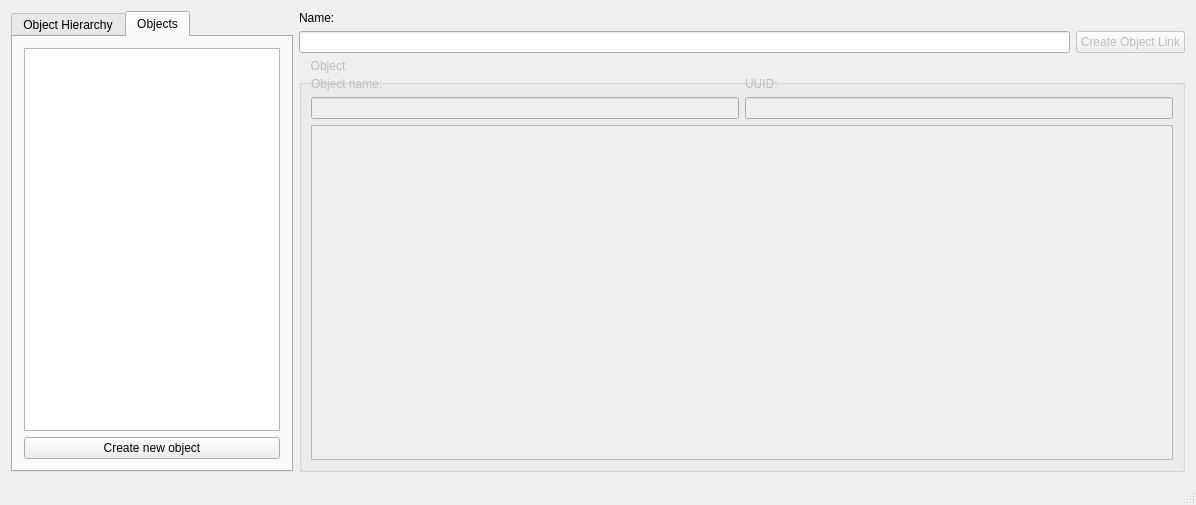
<?xml version="1.0" encoding="UTF-8"?>
<ui version="4.0">
 <class>MainWindow</class>
 <widget class="QMainWindow" name="MainWindow">
  <property name="geometry">
   <rect>
    <x>0</x>
    <y>0</y>
    <width>1196</width>
    <height>505</height>
   </rect>
  </property>
  <property name="windowTitle">
   <string>MainWindow</string>
  </property>
  <property name="styleSheet">
   <string notr="true">QGroupBox {
                           margin-top: 6px;
}
QGroupBox::title {
                            subcontrol-origin: margin;
                            subcontrol-position: top left;
                            margin-top: 0px;
                            margin-left: 10px;
                            background-color: palette(window);
                            }</string>
  </property>
  <widget class="QWidget" name="centralWidget">
   <layout class="QHBoxLayout" name="horizontalLayout_3">
    <item>
     <widget class="QTabWidget" name="tabWidget">
      <property name="sizePolicy">
       <sizepolicy hsizetype="Fixed" vsizetype="Expanding">
        <horstretch>0</horstretch>
        <verstretch>0</verstretch>
       </sizepolicy>
      </property>
      <property name="currentIndex">
       <number>1</number>
      </property>
      <widget class="QWidget" name="tabHierarchy">
       <attribute name="title">
        <string>Object Hierarchy</string>
       </attribute>
       <layout class="QVBoxLayout" name="verticalLayout_6">
        <item>
         <widget class="QTreeWidget" name="treeWidgetObjectHierarchy">
          <column>
           <property name="text">
            <string notr="true">1</string>
           </property>
          </column>
         </widget>
        </item>
       </layout>
      </widget>
      <widget class="QWidget" name="tabObjects">
       <attribute name="title">
        <string>Objects</string>
       </attribute>
       <layout class="QVBoxLayout" name="verticalLayout_7">
        <item>
         <widget class="QTableView" name="tableViewObject"/>
        </item>
        <item>
         <widget class="QPushButton" name="pushButtonCreateNewObject">
          <property name="text">
           <string>Create new object</string>
          </property>
         </widget>
        </item>
       </layout>
      </widget>
     </widget>
    </item>
    <item>
     <layout class="QVBoxLayout" name="verticalLayout_5">
      <item>
       <layout class="QVBoxLayout" name="verticalLayout_4">
        <item>
         <widget class="QLabel" name="labelObjectHierarchyName">
          <property name="text">
           <string>Name:</string>
          </property>
         </widget>
        </item>
        <item>
         <layout class="QHBoxLayout" name="horizontalLayout_2">
          <item>
           <widget class="QLineEdit" name="lineEditObjectHierarchyName"/>
          </item>
          <item>
           <widget class="QPushButton" name="pushButtonCreateObjectLink">
            <property name="enabled">
             <bool>false</bool>
            </property>
            <property name="text">
             <string>Create Object Link</string>
            </property>
           </widget>
          </item>
         </layout>
        </item>
       </layout>
      </item>
      <item>
       <widget class="QGroupBox" name="groupBoxObject">
        <property name="enabled">
         <bool>false</bool>
        </property>
        <property name="styleSheet">
         <string notr="true"/>
        </property>
        <property name="title">
         <string>Object</string>
        </property>
        <layout class="QVBoxLayout" name="verticalLayout_3">
         <item>
          <layout class="QHBoxLayout" name="horizontalLayout">
           <item>
            <layout class="QVBoxLayout" name="verticalLayout">
             <item>
              <widget class="QLabel" name="labelObjectName">
               <property name="text">
                <string>Object name:</string>
               </property>
              </widget>
             </item>
             <item>
              <widget class="QLineEdit" name="lineEditObjecName">
               <property name="enabled">
                <bool>false</bool>
               </property>
              </widget>
             </item>
            </layout>
           </item>
           <item>
            <layout class="QVBoxLayout" name="verticalLayout_2">
             <item>
              <widget class="QLabel" name="labelObjectUUID">
               <property name="text">
                <string>UUID:</string>
               </property>
              </widget>
             </item>
             <item>
              <widget class="QLineEdit" name="lineEditObjecUUID">
               <property name="enabled">
                <bool>false</bool>
               </property>
              </widget>
             </item>
            </layout>
           </item>
          </layout>
         </item>
         <item>
          <widget class="QTableWidget" name="tableWidgetAttributes"/>
         </item>
        </layout>
       </widget>
      </item>
     </layout>
    </item>
   </layout>
  </widget>
  <widget class="QMenuBar" name="menuBar">
   <property name="geometry">
    <rect>
     <x>0</x>
     <y>0</y>
     <width>1196</width>
     <height>30</height>
    </rect>
   </property>
  </widget>
  <widget class="QStatusBar" name="statusBar"/>
 </widget>
 <layoutdefault spacing="6" margin="11"/>
 <resources/>
 <connections/>
</ui>
